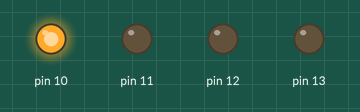
The sketch below on a simulated Arduino Uno, built with avr-gcc and run on an emulated ATmega328P. Parts: output pins drawn as LEDs (lit = HIGH).

Above: at 0.5 s.
At 2.5 s:
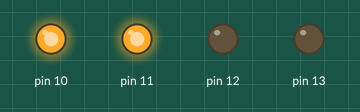
At 4.5 s:
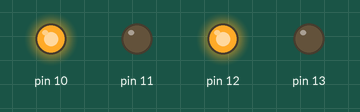
At 9.5 s:
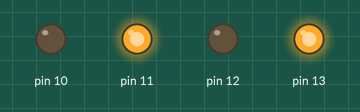
At 13.5 s:
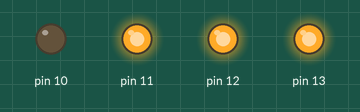
At 18.5 s:
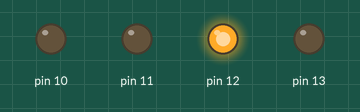
Timing chart, 0 to 19.5 s (numbered marks = the images above):
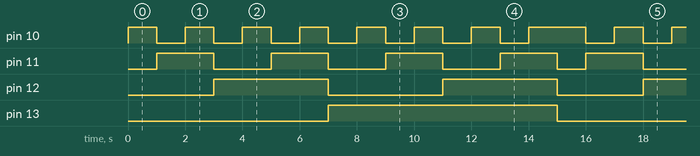

Measured:
- by itself, pin 10: repeats every 15.0 s: 6 × (LOW 1.0 s, HIGH 1.0 s), LOW 1.0 s, HIGH 2.0 s
- by itself, pin 11: repeats every 15.0 s: 3 × (LOW 2.0 s, HIGH 2.0 s), LOW 1.0 s, HIGH 2.0 s
- by itself, pin 12: repeats every 15.0 s: LOW 4.0 s, HIGH 4.0 s, LOW 3.0 s, HIGH 4.0 s
- by itself, pin 13: alternates HIGH for 8.0 s and LOW for 7.0 s

The sketch:

sketch_apr18a.ino
```cpp
void setup(){

  pinMode(13, OUTPUT);

  pinMode(12, OUTPUT);

  pinMode(11, OUTPUT);

  pinMode(10, OUTPUT);

}

void loop(){
  byte num;
  for(num = 1; num <= 15; num++){
    if(num & 1) digitalWrite(10,HIGH);
    else        digitalWrite(10,LOW);

    if(num & 2) digitalWrite(11,HIGH);
    else        digitalWrite(11,LOW);

    if(num & 4) digitalWrite(12,HIGH);
    else        digitalWrite(12,LOW);

    if(num & 8) digitalWrite(13,HIGH);
    else        digitalWrite(13,LOW);

    delay(1000);
  }
}
```
